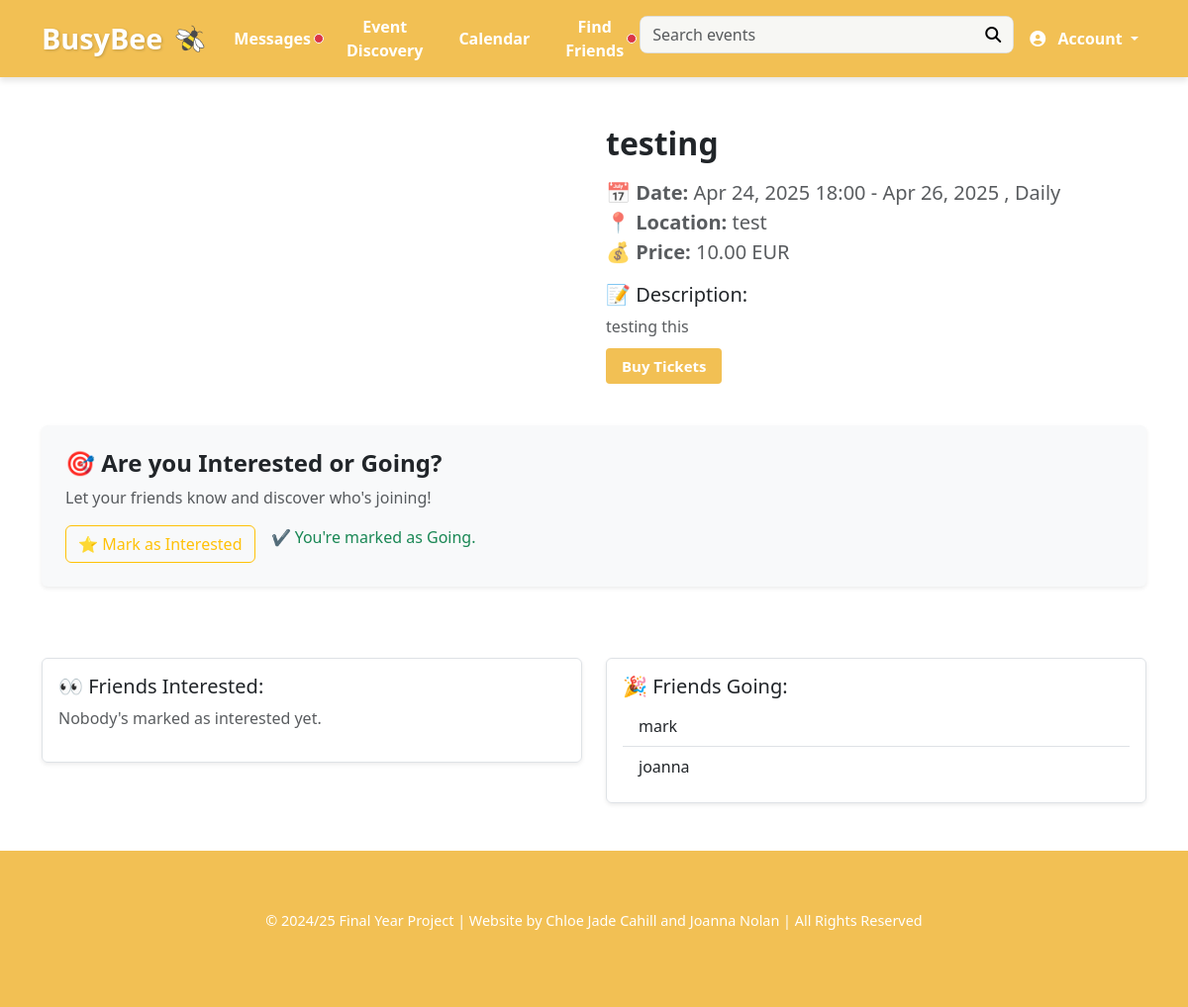
Screenshot of /event/work/1/ (signed in) with the database file from the repository.
### busybee/models.py (models this page shows, shortened)
class WorkEvent(models.Model):
    image = models.ImageField(upload_to='profile_pics/', blank=True, null=True)
    planner = models.ForeignKey(User, on_delete=models.CASCADE)
    title = models.CharField(max_length=200)
    event_picture = models.ImageField(upload_to='profile_pics/', blank=True, null=True)
    location = models.CharField(max_length=200)
    category = models.CharField(max_length=50, choices=CATEGORY_CHOICES)
    description = models.TextField()
    event_type = models.CharField(max_length=20, choices=[('timed', 'Timed'), ('all_day', 'All Day')])
    timed_start = models.DateTimeField(null=True, blank=True)
    timed_end = models.DateTimeField(null=True, blank=True)
    all_day_start = models.DateField(null=True, blank=True)
    all_day_end = models.DateField(null=True, blank=True)
    repeat_frequency = models.CharField(max_length=10, choices=REPEAT_CHOICES, default='none')
    repeat_end_date = models.DateField(null=True, blank=True)
    is_discoverable = models.BooleanField(default=False, help_text="Required. Must be checked to publish the event.")
    created_at = models.DateTimeField(auto_now_add=True)
    price = models.DecimalField(max_digits=10, decimal_places=2, null=True, blank=True)
    currency = models.CharField(max_length=3, default='EUR', blank=True)
    image = models.ImageField(upload_to='work_events/', null=True, blank=True)
    ticket_url = models.URLField(blank=True, null=True)

class EventInterest(models.Model):
    STATUS_CHOICES = [
        ('interested', 'Interested'),
        ('going', 'Going'),
    ]
    user = models.ForeignKey(User, on_delete=models.CASCADE, related_name="event_interests")
    event_id = models.CharField(max_length=255)  # stores ticketmaster event id
    status = models.CharField(max_length=20, choices=STATUS_CHOICES)
    timestamp = models.DateTimeField(default=now)
    class Meta:
        unique_together = ('user', 'event_id')  # prevents duplicate entries

class User(AbstractUser):
    email = models.EmailField(unique=True)  # ensure email is unique
    phone_number = models.CharField(max_length=15, blank=True, null=True)
    date_of_birth = models.DateField(blank=True, null=True)
    profile_picture = models.ImageField(upload_to='profile_pics/', blank=True, null=True)
    bio = models.TextField(blank=True, null=True)
    is_work_user = models.BooleanField(default=False, verbose_name="Using for Work")  # true if using the app for work
    friends = models.ManyToManyField("self", blank=True, symmetrical=False, related_name='friend_set')
    company_name = models.CharField(max_length=255, blank=True, null=True)
    industry = models.CharField(max_length=255, blank=True, null=True)
    event_focus = models.CharField(max_length=255, blank=True, null=True)
    is_discoverable = models.BooleanField(default=True)
    work_description = models.TextField(blank=True, null=True)
    is_work_user = models.BooleanField(default=False)
    followers = models.ManyToManyField('self', symmetrical=False, related_name='following', blank=True)

### busybee/views.py (the view)
# urls.py: path('event/work/<str:event_id>/', views.work_event_details, name='work_event_details'),
def work_event_details(request, event_id):
    try:
        work_event_id = event_id.replace('work-', '')
        event = WorkEvent.objects.get(id=work_event_id)
        friends = request.user.friends.all()
        friends_interested = EventInterest.objects.filter(
            event_id=f'work-{event.id}',
            status='interested',
            user__in=friends
        ).select_related('user')
        friends_going = EventInterest.objects.filter(
            event_id=f'work-{event.id}',
            status='going',
            user__in=friends
        ).select_related('user')
        user_status = None
        if request.user.is_authenticated:
            try:
                user_interest = EventInterest.objects.get(
                    user=request.user,
                    event_id=f'work-{event.id}'
                )
                user_status = user_interest.status
            except EventInterest.DoesNotExist:
                pass
        user_status = None
        if request.user.is_authenticated:
            try:
                user_interest = EventInterest.objects.get(
                    user=request.user,
                    event_id=f'work-{event.id}'
                )
                user_status = user_interest.status
            except EventInterest.DoesNotExist:
                pass
        context = {
            'event': event,
            'friends_interested': friends_interested,
            'friends_going': friends_going,
            'user_status': user_status
        }
        return render(request, 'work_event_details.html', context)
    except WorkEvent.DoesNotExist:
            return render(request, 'work_event_details.html', {'error': 'Event not found'})

### busybee/context_processors.py (called while the page is built)
def pending_requests_count(request):
    if request.user.is_authenticated:
        count = FriendRequest.objects.filter(to_user=request.user).count()
        return {'pending_requests_count': count}
    return {'pending_requests_count': 0}

def pending_messages_count(request):
    if request.user.is_authenticated:
        count = Message.objects.filter(receiver=request.user, is_read=False).count()
        return {'pending_messages_count': count}
    return {}

### busybee/templates/work_event_details.html (shortened to what this page needs)
{% extends 'base.html' %}
{% block content %}
<div class="container my-5">
    {% if error %}
        <div class="alert alert-danger text-center">
            <h4>{{ error }}</h4>
        </div>
    {% else %}
        <div class="row align-items-start g-4">
            <div class="col-md-6">
                <h2 class="fw-bold mb-3">{{ event.title }}</h2>
                <ul class="list-unstyled text-muted fs-5">
                    <li><strong>📅 Date:</strong>
                        {% if event.repeat_frequency != 'none' and event.repeat_end_date %}
                            {% if event.event_type == 'all_day' %}
                                {{ event.all_day_start|date:"M d, Y" }} - {{ event.repeat_end_date|date:"M d, Y" }}
                            {% else %}
                                {{ event.timed_start|date:"M d, Y H:i" }} - {{ event.repeat_end_date|date:"M d, Y" }}
                            {% endif %}
                            , {{ event.get_repeat_frequency_display }}
                        {% else %}
                            {% if event.event_type == 'all_day' %}
                                {{ event.all_day_start|date:"M d, Y" }} - {{ event.all_day_end|date:"M d, Y" }}
                            {% else %}
                                {{ event.timed_start|date:"M d, Y H:i" }} - {{ event.timed_end|date:"M d, Y H:i" }}
                            {% endif %}
                        {% endif %}
                    </li>
                    <li><strong>📍 Location:</strong> {{ event.location }}</li>
                    {% if event.price %}
                        <li><strong>💰 Price:</strong> {{ event.price }} {{ event.currency }}</li>
                    {% endif %}
                </ul>
                <div class="mb-3">
                    <h5>📝 Description:</h5>
                    <p class="text-muted">{{ event.description }}</p>
                </div>
                <a href="{{ event.ticket_url|default:'#' }}" target="_blank" class="small-btn">Buy Tickets</a>
            </div>
        </div>
        <div class="mt-5 p-4 bg-light rounded shadow-sm">
            <h4 class="fw-semibold mb-2">🎯 Are you Interested or Going?</h4>
            <p class="text-muted">Let your friends know and discover who's joining!</p>
            {% if user.is_authenticated %}
                <div class="d-flex gap-3 flex-wrap">
                    {% if user_status == "interested" %}
                        <span class="text-success">✔️ You're marked as Interested.</span>
                    {% else %}
                        <button class="btn btn-outline-warning" id="btn-interest" data-event-id="work-{{ event.id }}">
                            ⭐ Mark as Interested
                        </button>
                    {% endif %}
                    {% if user_status == "going" %}
                        <span class="text-success">✔️ You're marked as Going.</span>
                    {% else %}
                        <button class="btn btn-success" id="btn-going" data-event-id="work-{{ event.id }}">
                            ✅ Mark as Going
                        </button>
                    {% endif %}
                </div>
            {% else %}
                <p class="text-muted mt-2">🔐 Please <a href="{% url 'login' %}">log in</a> to mark your interest or attendance.</p>
            {% endif %}
        </div>
        <div class="mt-5 row g-4">
            <div class="col-md-6">
                <div class="p-3 border rounded shadow-sm">
                    <h5>👀 Friends Interested:</h5>
                    {% if friends_interested %}
                        <ul class="list-group list-group-flush">
                            {% for friend in friends_interested %}
                                <li class="list-group-item">{{ friend.user.username }}</li>
                            {% endfor %}
                        </ul>
                    {% else %}
                        <p class="text-muted">Nobody's marked as interested yet.</p>
                    {% endif %}
                </div>
            </div>
            <div class="col-md-6">
                <div class="p-3 border rounded shadow-sm">
                    <h5>🎉 Friends Going:</h5>
                    {% if friends_going %}
                        <ul class="list-group list-group-flush">
                            {% for friend in friends_going %}
                                <li class="list-group-item">{{ friend.user.username }}</li>
                            {% endfor %}
                        </ul>
                    {% else %}
                        <p class="text-muted">Nobody's marked as going yet.</p>
                    {% endif %}
                </div>
            </div>
        </div>
    {% endif %}
</div>
{% endblock %}

### busybee/static/css/style.css (style rules this page uses)
:root { margin: 0px; font-family: 'Open Sans', sans-serif; box-sizing: border-box; }
:root { --main-color: #f2c054; --hover-color: #e9b035; --dark-text: #342d1e; --faded-text: #797971; --light-bg: #f7f7f4; }
* { scroll-behavior: smooth; padding: 0; }
html, body { max-width: 100%; margin: 0; overflow-x: hidden; }
.small-btn { display: inline; transition: all 400ms; font-size: 15px; text-align: center; font-weight:bold; border-radius: 4px; background-color: var(--main-color); color:white !important; padding: .50rem 1rem; border: none; align-items: center; }
a { text-decoration: none !important; }
ul { list-style-type: none; }
p { line-height: 1.5; }
.list-group-item { cursor: pointer; }

### rows the page displays
WorkEvent: title "testing", timed_start "Apr 24, 2025 18:00", repeat_end_date "Apr 26, 2025", repeat_frequency "Daily", location "test", price "10.00", currency "EUR", description "testing this"
EventInterest: user.username "mark"
EventInterest: user.username "joanna"
